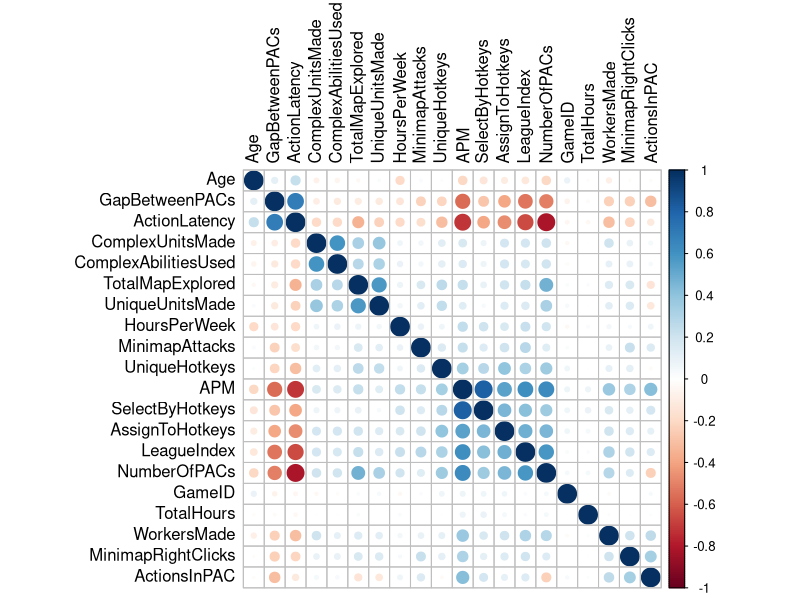

Here is the R script that generated this plot:
## ---- chunk 1
library(dplyr)
library(caTools)
library(tidyverse)
library(modeldata)
library(leaps)
library(caret)
library(corrplot)

df<-read.csv("./data/SkillCraft1_Dataset.csv")

str(df)

df$Age<-as.numeric(df$Age)
df$HoursPerWeek<-as.numeric(df$HoursPerWeek)
df$TotalHours<-as.numeric(df$TotalHours)

#sum(is.na(df$Age))
#there are about 185 missing value in total, about 55 players, so omit
#3395 originally, 3338 after omit, deleted 57 observations--reasonable due to small amount
df<-na.omit(df)

set.seed(2333)  
split <- sample.split(df$APM, SplitRatio = 0.8)
training <- subset(df, split == TRUE)
testing <- subset(df, split == FALSE)
## ---- chunk 2
df2_cor<-cor(training)

#png(filename="correlation_plot_large.png", width=1200, height=1200, res=120)
corrplot(df2_cor,method="circle",order="hclust",tl.col="black")
## ---- chunk 3
#initial modeling 
model <- lm(APM ~ ., data = training)

summary(model)
## ---- chunk 4
predictions <- predict(model, newdata = testing)

# Actual values
actuals <- testing$APM

# Compute errors
errors <- predictions - actuals
MAE <- mean(abs(errors))
MSE <- mean(errors^2)
RMSE <- sqrt(MSE)

# Print the metrics
cat("MAE:", MAE, "\nMSE:", MSE, "\nRMSE:", RMSE)

## ---- chunk 5
regs<-regsubsets(APM~.,data=training)

regsummary<-summary(regs)
cp<-regsummary$cp
bic<-regsummary$bic
r2<-regsummary$adjr2

cp_min<-which.min(cp)
bic_min<-which.min(bic)
r2_min<-which.max(r2)

coef(regs,id=cp_min)
## ---- chunk 6
coef(regs,id=bic_min)
## ---- chunk 7
coef(regs,id=r2_min)
## ---- chunk 8
regs<-regsubsets(APM~.,data=training,method="forward")

regsummary<-summary(regs)
cp<-regsummary$cp
bic<-regsummary$bic
r2<-regsummary$adjr2

cp_min<-which.min(cp)
bic_min<-which.min(bic)
r2_min<-which.max(r2)

coef(regs,id=cp_min)
## ---- chunk 9
coef(regs,id=bic_min)
## ---- chunk 10
coef(regs,id=r2_min)
## ---- chunk 11
regs<-regsubsets(APM~.,data=training,method="backward")

regsummary<-summary(regs)
cp<-regsummary$cp
bic<-regsummary$bic
r2<-regsummary$adjr2

cp_min<-which.min(cp)
bic_min<-which.min(bic)
r2_min<-which.max(r2)

coef(regs,id=cp_min)
## ---- chunk 12
coef(regs,id=bic_min)
## ---- chunk 13
coef(regs,id=r2_min)
## ---- chunk 14
###process the data 

#df3<-df2%>%
 # select(-addr_state,-total_bal_il,-all_util,-inq_fi,-emp_length,-acc_now_delinq,-open_il_6m,-annual_inc,-num_il_tl)


## ---- chunk 15
best_fit<-lm(APM~.,data=training)
pred<-predict(best_fit,newdata=testing)

real<-testing$APM
rmse<-sqrt(mean((pred-real)^2))

rmse
